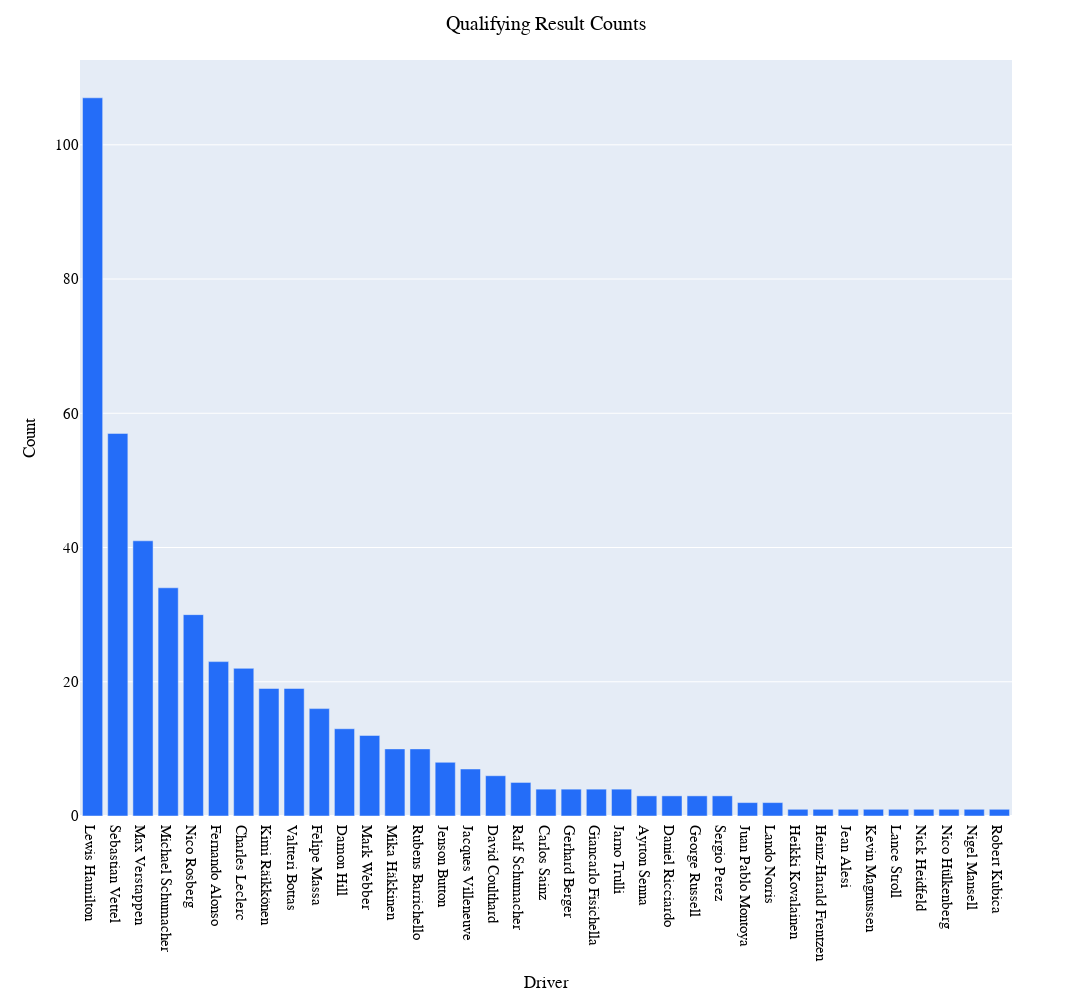

The cell this chart's notebook holds for it:
### Code cell
fig_lap=px.bar(grouped2, 
           x="Driver", 
           y="Count", 
        #    facet_col='Position', facet_col_wrap=1, 
           height=1000,
           width=1800,
            color_discrete_map={
                 "HAM": "#6CD3BF",
                 "VER": "#3860C6",
                 "OCO": "#2293D1",
                 "NOR": "#F58020",
                 "MAG": "#B6BABD",
                 "ALB": "#37BEDD",
                 "BOT": "#C92D4B",
                 "LEC": "#F91536",
                 "VET": "#358C75",
                 "GAS": "#5E8FAA",
                 "RUS": "#6CD3BF",
                 "PER": "#3860C6",
                 "ALO": "#2293D1",
                 "RIC": "#F58020",
                 "MSC": "#B6BABD",
                 "LAT": "#37BEDD",
                 "ZHO": "#C92D4B",
                 "SAI": "#F91536",
                 "STR": "#358C75",
                 "TSU": "#5E8FAA"
                 }
        )
fig_lap.update_layout(
    hoverlabel=dict(
        bgcolor="white",
        font_size=16,
        font_family="PT Sans Narrow"
    ),
    title="Qualifying Result Counts",
    title_x=0.5,
    yaxis = dict(tickfont = dict(size=15)),
    xaxis = dict(tickfont = dict(size=15)),
    font=dict(
        family="PT Sans Narrow",
        size=14,
        color="Black"
    ),
    title_font_family="PT Sans Narrow"
)
fig_lap.update_traces(marker_color='#246DF8')

### Figure 1 — Plotly figure (JSON) as saved in the notebook; plotly's stock layout.template omitted (floating-point values rounded to 4 significant figures)
{"data": [{"alignmentgroup": "True", "hovertemplate": "Driver=%{x}<br>Count=%{y}<extra></extra>", "legendgroup": "", "marker": {"color": "#246DF8", "pattern": {"shape": ""}}, "name": "", "offsetgroup": "", "orientation": "v", "showlegend": false, "textposition": "auto", "type": "bar", "x": ["Lewis Hamilton", "Sebastian Vettel", "Max Verstappen", "Michael Schumacher", "Nico Rosberg", "Fernando Alonso", "Charles Leclerc", "Kimi Räikkönen", "Valtteri Bottas", "Felipe Massa", "Damon Hill", "Mark Webber", "Mika Häkkinen", "Rubens Barrichello", "Jenson Button", "Jacques Villeneuve", "David Coulthard", "Ralf Schumacher", "Carlos Sainz", "Gerhard Berger", "Giancarlo Fisichella", "Jarno Trulli", "Ayrton Senna", "Daniel Ricciardo", "George Russell", "Sergio Perez", "Juan Pablo Montoya", "Lando Norris", "Heikki Kovalainen", "Heinz-Harald Frentzen", "Jean Alesi", "Kevin Magnussen", "Lance Stroll", "Nick Heidfeld", "Nico Hülkenberg", "Nigel Mansell", "Robert Kubica"], "xaxis": "x", "y": [107, 57, 41, 34, 30, 23, 22, 19, 19, 16, 13, 12, 10, 10, 8, 7, 6, 5, 4, 4, 4, 4, 3, 3, 3, 3, 2, 2, 1, 1, 1, 1, 1, 1, 1, 1, 1], "yaxis": "y"}], "layout": {"barmode": "relative", "font": {"color": "Black", "family": "PT Sans Narrow", "size": 14}, "height": 1000, "hoverlabel": {"bgcolor": "white", "font": {"family": "PT Sans Narrow", "size": 16}}, "legend": {"tracegroupgap": 0}, "margin": {"t": 60}, "title": {"font": {"family": "PT Sans Narrow"}, "text": "Qualifying Result Counts", "x": 0.5}, "width": 1800, "xaxis": {"anchor": "y", "domain": [0, 1], "tickfont": {"size": 15}, "title": {"text": "Driver"}}, "yaxis": {"anchor": "x", "domain": [0, 1], "tickfont": {"size": 15}, "title": {"text": "Count"}}}}
